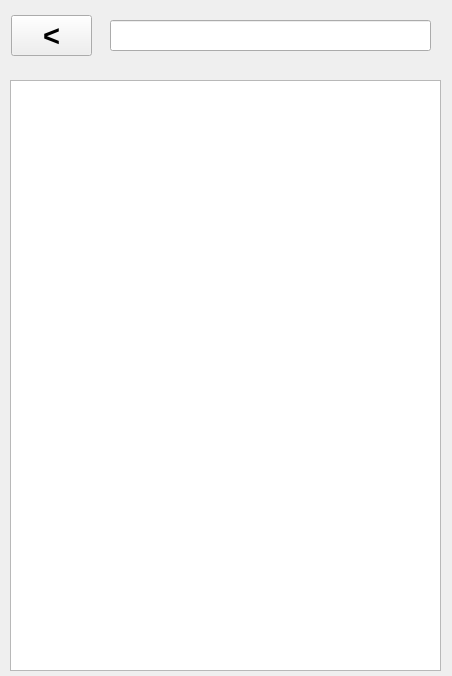
<?xml version="1.0" encoding="UTF-8"?>
<ui version="4.0">
 <class>Form_for_move</class>
 <widget class="QWidget" name="Form_for_move">
  <property name="geometry">
   <rect>
    <x>0</x>
    <y>0</y>
    <width>452</width>
    <height>676</height>
   </rect>
  </property>
  <property name="windowTitle">
   <string>Form</string>
  </property>
  <widget class="QListWidget" name="listWidget">
   <property name="geometry">
    <rect>
     <x>10</x>
     <y>80</y>
     <width>431</width>
     <height>591</height>
    </rect>
   </property>
  </widget>
  <widget class="QLineEdit" name="lineEdit">
   <property name="geometry">
    <rect>
     <x>110</x>
     <y>20</y>
     <width>321</width>
     <height>31</height>
    </rect>
   </property>
  </widget>
  <widget class="QPushButton" name="pushButton_back">
   <property name="enabled">
    <bool>true</bool>
   </property>
   <property name="geometry">
    <rect>
     <x>11</x>
     <y>15</y>
     <width>81</width>
     <height>41</height>
    </rect>
   </property>
   <property name="font">
    <font>
     <pointsize>22</pointsize>
     <bold>true</bold>
     <underline>false</underline>
    </font>
   </property>
   <property name="styleSheet">
    <string notr="true">html, body {
  margin: 0;
  padding: 0;
  width: 100%;
  height: 100%;
  background: #2c3e50;
  font-family: 'Montserrat', sans-serif;
  font-size: 16px;
}

body {
  display: -webkit-box;
  display: -webkit-flex;
  display: -ms-flexbox;
  display: flex;
  -webkit-flex-wrap: wrap;
      -ms-flex-wrap: wrap;
          flex-wrap: wrap;
  -webkit-justify-content: space-around;
      -ms-flex-pack: distribute;
          justify-content: space-around;
  -webkit-box-align: center;
  -webkit-align-items: center;
      -ms-flex-align: center;
          align-items: center;
  -webkit-align-content: center;
      -ms-flex-line-pack: center;
          align-content: center;
}

h1 {
  color: #f1c40f;
  font-size: 4rem;
  text-transform: uppercase;
  display: block;
  width: 100%;
  text-align: center;
}
@media screen and (max-width: 600px) {
  h1 {
    font-size: 3rem;
  }
}

p {
  color: #f1c40f;
  font-size: 1.2rem;
  width: 100%;
  padding: 20px;
  text-align: center;
}

.btn {
  box-sizing: border-box;
  -webkit-appearance: none;
     -moz-appearance: none;
          appearance: none;
  background-color: transparent;
  border: 2px solid #e74c3c;
  border-radius: 0.6em;
  color: #e74c3c;
  cursor: pointer;
  display: -webkit-box;
  display: -webkit-flex;
  display: -ms-flexbox;
  display: flex;
  -webkit-align-self: center;
      -ms-flex-item-align: center;
          align-self: center;
  font-size: 1rem;
  font-weight: 400;
  line-height: 1;
  margin: 20px;
  padding: 1.2em 2.8em;
  text-decoration: none;
  text-align: center;
  text-transform: uppercase;
  font-family: 'Montserrat', sans-serif;
  font-weight: 700;
}
.btn:hover, .btn:focus {
  color: #fff;
  outline: 0;
}

.first {
  -webkit-transition: box-shadow 300ms ease-in-out, color 300ms ease-in-out;
  transition: box-shadow 300ms ease-in-out, color 300ms ease-in-out;
}
.first:hover {
  box-shadow: 0 0 40px 40px #e74c3c inset;
}</string>
   </property>
   <property name="text">
    <string>&lt;</string>
   </property>
  </widget>
 </widget>
 <resources/>
 <connections/>
</ui>
